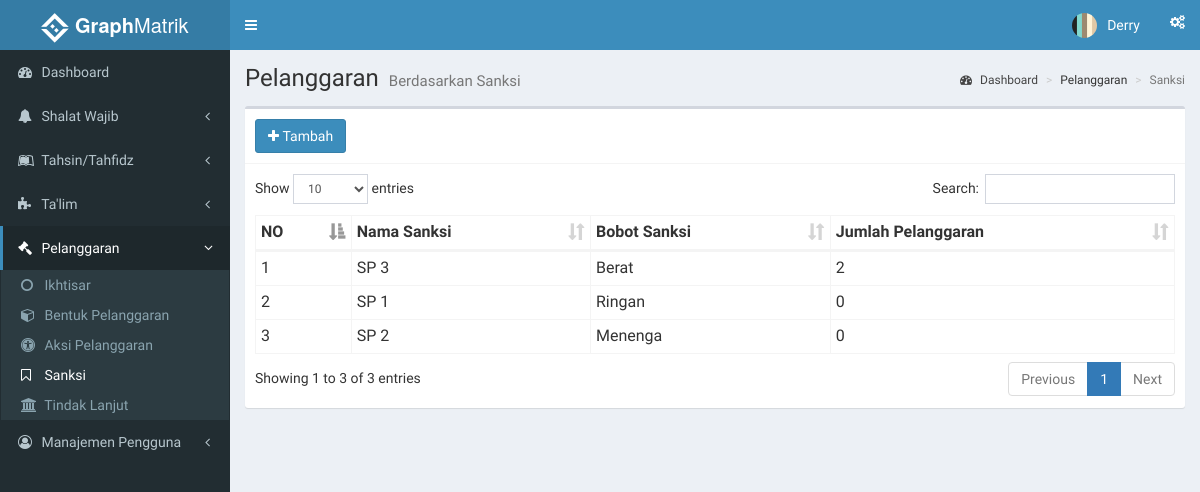
/index.php?page=psanksi (signed in), run on an earlier commit of the app's database.
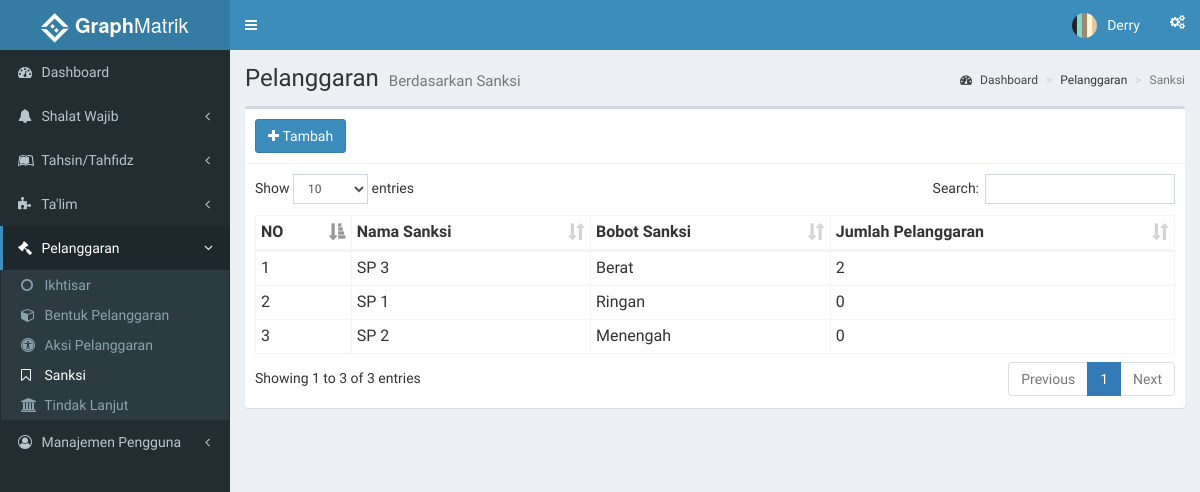
And on a later commit of the database.
### tables this page shows
CREATE TABLE `psanksi` (
  `id_psanksi` int(11) NOT NULL,
  `nama_sanksi` varchar(5) DEFAULT NULL,
  `bobot` varchar(20) DEFAULT NULL
);

### functions.php (called while the page is built, shortened)
<?php
	function tampilPsanksi(){
		$ambildata = mysql_query("SELECT ps.id_psanksi, ps.nama_sanksi, ps.bobot ,COUNT(pm.id_psanksi) AS jumlah FROM psanksi ps LEFT JOIN pmain pm ON ps.id_psanksi = pm.id_psanksi GROUP BY ps.nama_sanksi ORDER BY jumlah DESC") or die(mysql_error());
		if (mysql_num_rows($ambildata) > 0) {
			while ($ad = mysql_fetch_assoc($ambildata))
				$data[] = $ad;
				return $data;
		} else{
			echo "Sanksi belum ditambahkan";
		}
	}
 ?>

### role/adminmatrik/pelanggaran/psanksi.php (the view, shortened to what this page needs)
<?php
  include 'functions.php';
 ?>
    <section class="content-header">
      <h1>
        Pelanggaran
        <small>Berdasarkan Sanksi</small>
      </h1>
      <ol class="breadcrumb">
        <li><a href="index.php"><i class="fa fa-dashboard"></i> Dashboard</a></li>
        <li>Pelanggaran</li>
        <li class="active">Sanksi</li>
      </ol>
    </section>
    <section class="content">
      <div class="row">
        <div class="col-xs-12">
          <div class="box">
            <div class="box-header with-border">
             <a href="index.php?page=tambahpsanksi" class="btn btn-primary"><i class="fa fa-plus"></i>&nbsp;Tambah</a>
            </div>
            <div class="box-body">
              <table id="tablePelanggaran" class="table table-bordered table-hover table-condensed">
                <thead>
                  <tr>
                    <th>NO</th>
                    <th>Nama Sanksi</th>
                    <th>Bobot Sanksi</th>
                    <th>Jumlah Pelanggaran</th>
                  </tr>
                </thead>
                <tbody>
                  <?php
                    $dataPsanksi = tampilPsanksi();
                    $no = 1;
                  if (is_array($dataPsanksi) || is_object($dataPsanksi)){
                    foreach($dataPsanksi as $row){
                   ?>
                <tr>
                  <td><?php echo $no; ?></td>
                  <td><?php echo $row['nama_sanksi']; ?></td>
                  <td><?php echo $row['bobot']; ?></td>
                  <td><?php echo $row['jumlah']; ?></td>
                </tr>
                 <?php
                   $no++; }
                  }
                ?>
                </tbody>
              </table>
            </div>
          </div>
        </div>
      </div>
    </section>

### index.php (shortened to what this page needs)
<html>
<head>
  <link rel="stylesheet" href="assets/css/bootstrap.min.css">
  <link rel="stylesheet" href="assets/css/font-awesome.min.css">
  <link rel="stylesheet" href="assets/css/bootstrap-material-datetimepicker.css" />
  <link rel="stylesheet" href="assets/css/ionicons.min.css">
  <link rel="stylesheet" href="assets/css/dataTables.bootstrap.min.css">
  <link rel="stylesheet" href="assets/css/AdminLTE.min.css">
  <link rel="stylesheet" href="assets/css/_all-skins.min.css">
  <link rel="stylesheet" href="assets/css/jquery-jvectormap.css">
  <link rel="stylesheet" href="assets/css/bootstrap-datepicker.min.css">
  <link rel="stylesheet" href="assets/css/bootstrap-timepicker.min.css">
  <link rel="stylesheet" href="assets/css/iCheck/all.css">
  <link rel="stylesheet" href="assets/css/daterangepicker.css">
  <link rel="stylesheet" href="assets/css/bootstrap3-wysihtml5.min.css">
  <link rel="stylesheet" href="assets/css/style.css">
</head>
<body class="hold-transition skin-blue sidebar-mini">
  <div class="wrapper">
    <header class="main-header">
      <a href="index.php" class="logo">
        <span class="logo-lg"><img src="assets/img/icon30.png">&nbsp;<b>Graph</b>Matrik</span>
      </a>
      <nav class="navbar navbar-static-top">
        <a href="#" class="sidebar-toggle" data-toggle="push-menu" role="button">
        </a>
        <div class="navbar-custom-menu">
          <ul class="nav navbar-nav">
            <li class="dropdown user user-menu">
              <a href="#" class="dropdown-toggle" data-toggle="dropdown">
                <img src=<?php echo "assets/img/user/".$_SESSION['ava']; ?> class="user-image" alt="User Image">
                <span class="hidden-xs"><?php echo $_SESSION['nama']; ?></span>
              </a>
                </li>
              </ul>
            <li>
              <a href="#" data-toggle="control-sidebar"><i class="fa fa-gears"></i></a>
            </li>
        </div>
      </nav>
    </header>
    <?php
      if ($_SESSION['role'] =='administrator') {
        include 'role/admin/sidebar.php';
      } else
      if($_SESSION['role'] =='adminmatrik'){
        include 'role/adminmatrik/sidebar.php';
      }
    ?>
  </div>
</body>
</html>

### role/adminmatrik/sidebar.php (shortened to what this page needs)
<aside class="main-sidebar">
  <section class="sidebar">
    <ul class="sidebar-menu" data-widget="tree">
      <li <?php
            if ($_SERVER['REQUEST_URI'] == '/simon/') {
               echo "class='active'";
            }
          ?>
      ><a href="/simon"><i class="fa fa-dashboard"></i> <span>Dashboard</span></a></li>
      <li class="treeview <?php
            if (isset($_GET['page'])) {
                  if ($_GET['page'] == 'shalat') {
                    echo ' active';
                  } else{
                    echo '';
                  }
                }
           ?>"
      >
        <a href="#">
          <i class="fa fa-bell"></i>
          <span>Shalat Wajib</span>
          <span class="pull-right-container">
            <i class="fa fa-angle-left pull-right"></i>
          </span>
        </a>
        </li>
      <li class="treeview <?php
            if (isset($_GET['page'])) {
                  if ($_GET['page'] == 'tahsin') {
                    echo ' active';
                  } else{
                    echo '';
                  }
                }
           ?>"
      >
        <a href="#">
          <i class="fa fa-leanpub"></i>
          <span>Tahsin/Tahfidz</span>
          <span class="pull-right-container">
            <i class="fa fa-angle-left pull-right"></i>
          </span>
        </a>
        </li>
      <li class="treeview <?php
            if (isset($_GET['page'])) {
                  if ($_GET['page'] == 'talim') {
                    echo ' active';
                  } else{
                    echo '';
                  }
                }
           ?>"
      >
        <a href="#">
          <i class="fa fa-puzzle-piece"></i>
          <span>Ta'lim</span>
          <span class="pull-right-container">
            <i class="fa fa-angle-left pull-right"></i>
          </span>
        </a>
        </li>
      <li class="treeview <?php
            if (isset($_GET['page'])) {
                  if ($_GET['page'] == 'pikhtisar' || $_GET['page'] == 'pbentuk' || $_GET['page'] == 'paksi' || $_GET['page'] == 'psanksi' || $_GET['page'] == 'planjut') {
                    echo ' active';
                  } else{
                    echo '';
                  }
                }
           ?>"
      >
        <a href="#">
          <i class="fa fa-gavel"></i>
          <span>Pelanggaran</span>
          <span class="pull-right-container">
            <i class="fa fa-angle-left pull-right"></i>
          </span>
        </a>
        <ul class="treeview-menu">
          <li <?php
                if (isset($_GET['page'])) {
                  if ($_GET['page'] == 'pikhtisar') {
                    echo "class='active'";
                  }
                }
              ?>
          ><a href="?page=pikhtisar"><i class="fa fa-circle-o"></i> Ikhtisar</a></li>
          <li <?php
                if (isset($_GET['page'])) {
                  if ($_GET['page'] == 'pbentuk') {
                    echo "class='active'";
                  }
                }
              ?>
           ><a href="?page=pbentuk"><i class="fa fa-cube"></i> Bentuk Pelanggaran</a></li>
           <li <?php
                if (isset($_GET['page'])) {
                  if ($_GET['page'] == 'paksi') {
                    echo "class='active'";
                  }
                }
              ?>
           ><a href="?page=paksi"><i class="fa fa-universal-access"></i> Aksi Pelanggaran</a></li>
           <li <?php
                if (isset($_GET['page'])) {
                  if ($_GET['page'] == 'psanksi') {
                    echo "class='active'";
                  }
                }
              ?>
           ><a href="?page=psanksi"><i class="fa fa-bookmark-o"></i> Sanksi</a></li>
           <li <?php
                if (isset($_GET['page'])) {
                  if ($_GET['page'] == 'planjut') {
                    echo "class='active'";
                  }
                }
              ?>
           ><a href="?page=planjut"><i class="fa fa-institution"></i> Tindak Lanjut</a></li>
        	</ul>
        </li>
      <li class="treeview <?php
            if (isset($_GET['page'])) {
                  if ($_GET['page'] == 'pembina'|| $_GET['page'] == 'pembinadetails' || $_GET['page'] == 'editpembina'|| $_GET['page'] == 'mahasiswa' || $_GET['page'] == 'mahasiswadetails' || $_GET['page'] == 'editmahasiswa' || $_GET['page'] == 'tambahbinaan') {
                    echo ' active';
                  } else{
                    echo '';
                  }
                }
           ?>"
      >
        <a href="#">
          <i class="fa fa-user-circle-o"></i>
          <span>Manajemen Pengguna</span>
          <span class="pull-right-container">
            <i class="fa fa-angle-left pull-right"></i>
          </span>
        </a>
        </li>
    </ul>
  </section>
</aside>
<div class="content-wrapper">
	<?php
		if (isset($_GET['page'])) {
			if ($_GET['page'] == 'mahasiswa') {
				include 'mahasiswa.php';
			} else if ($_GET['page'] == 'pembina') {
				include 'pembina.php';
			} else if ($_GET['page'] == 'pembinadetails') {
        	include 'detailpembina.php';
       } else if ($_GET['page'] == 'editpembina') {
         include 'edit_pembina.php';
       } else if ($_GET['page'] == 'profil') {
         include 'profil.php';
       } else if ($_GET['page'] == 'editprofil') {
         include 'edit_profil.php';
       } else if ($_GET['page'] == 'mahasiswadetails') {
         include 'detailmahasiswa.php';
       } else if ($_GET['page'] == 'editmahasiswa') {
         include 'edit_mahasiswa.php';
       } else if ($_GET['page'] == 'bypembina') {
         include 'bypembina.php';
       } else if ($_GET['page'] == 'bypembinadetail') {
         include 'bypembinadetail.php';
       } else if ($_GET['page'] == 'tambahbinaan') {
         include 'tambahbinaan.php';
       } else if ($_GET['page'] == 'shalat') {
         include 'shalat.php';
       } else if ($_GET['page'] == 'pbentuk') {
         include 'pelanggaran/pbentuk.php';
       } else if ($_GET['page'] == 'paksi') {
         include 'pelanggaran/paksi.php';
       } else if ($_GET['page'] == 'psanksi') {
         include 'pelanggaran/psanksi.php';
       } else if ($_GET['page'] == 'planjut') {
         include 'pelanggaran/planjut.php';
       } else if ($_GET['page'] == 'pikhtisar') {
          include 'pelanggaran/pikhtisar.php';
        }
		} else{
			include 'dashboard.php';
		}
	?>
</div>

What changed in the data, as far as the page shows it:
changed psanksi "SP 2": bobot "Menenga" → "Menengah"
